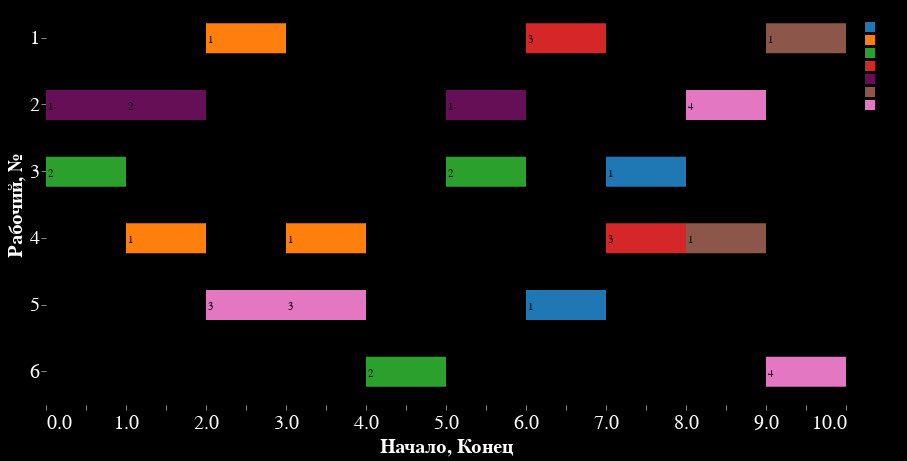

Source (notebook cell):
### Code cell
tasks = []
for i, time in enumerate(ans):
    for j, task in enumerate(time):
        if task != 'rest':
            tasks.append({
                'Рабочий, №': j + 1,
                'Начало': i,
                'Конец': i + 1,
                'Станок': task[0],
                'Операция': task[1]
            })

df_tasks = pd.DataFrame(tasks)

color_palette = ['#1f77b4', '#ff7f0e', '#2ca02c', '#d62728', '#660F58', '#8c564b', '#e377c2', '#bcbd22']

bars = alt.Chart(df_tasks).mark_bar(size=30).encode(
    x='Начало:Q',
    x2='Конец:Q',
    y=alt.Y('Рабочий, №:N', scale=alt.Scale(domain=list(range(1, 7)))),
    color=alt.Color('Станок:N', scale=alt.Scale(range=color_palette))
)

text = alt.Chart(df_tasks).mark_text(
    align='center',
    baseline='middle',
    dx=5,
    dy=2,
    color='black'
).encode(
    x='Начало:Q',
    y='Рабочий, №:N',
    text='Операция:N'
)

chart = (bars + text).properties(
    width=800,
    height=400,
    background='black'
).configure_view(
    fill="black",
    strokeOpacity=0
).configure_title(
    color='white',
    fontSize=20
).configure_axis(
    labelColor='white',
    titleColor='white',
    labelFontSize=20,
    titleFontSize=20,
    grid=False,
    domain=False
)

chart.save('dGant_mmm.html')

chart.interactive()

### Figure 1 — Vega-Lite specification as saved in the notebook (floating-point values rounded to 4 significant figures)
{"config": {"view": {"continuousWidth": 300, "continuousHeight": 300, "fill": "black", "strokeOpacity": 0}, "axis": {"domain": false, "grid": false, "labelColor": "white", "labelFontSize": 20, "titleColor": "white", "titleFontSize": 20}, "title": {"color": "white", "fontSize": 20}}, "layer": [{"mark": {"type": "bar", "size": 30}, "encoding": {"color": {"field": "Станок", "scale": {"range": ["#1f77b4", "#ff7f0e", "#2ca02c", "#d62728", "#660F58", "#8c564b", "#e377c2", "#bcbd22"]}, "type": "nominal"}, "x": {"field": "Начало", "type": "quantitative"}, "x2": {"field": "Конец"}, "y": {"field": "Рабочий, №", "scale": {"domain": [1, 2, 3, 4, 5, 6]}, "type": "nominal"}}, "name": "view_9"}, {"mark": {"type": "text", "align": "center", "baseline": "middle", "color": "black", "dx": 5, "dy": 2}, "encoding": {"text": {"field": "Операция", "type": "nominal"}, "x": {"field": "Начало", "type": "quantitative"}, "y": {"field": "Рабочий, №", "type": "nominal"}}}], "background": "black", "data": {"name": "data-2ddd764ec59589cc2a96f7e1b93ca100"}, "height": 400, "params": [{"name": "param_22", "select": {"type": "interval", "encodings": ["x", "y"]}, "bind": "scales", "views": ["view_9"]}], "width": 800, "$schema": "https://vega.github.io/schema/vega-lite/v5.16.3.json", "datasets": {"data-2ddd764ec59589cc2a96f7e1b93ca100": [{"Рабочий, №": 2, "Начало": 0, "Конец": 1, "Станок": 5, "Операция": 1}, {"Рабочий, №": 3, "Начало": 0, "Конец": 1, "Станок": 3, "Операция": 2}, {"Рабочий, №": 2, "Начало": 1, "Конец": 2, "Станок": 5, "Операция": 2}, {"Рабочий, №": 4, "Начало": 1, "Конец": 2, "Станок": 2, "Операция": 1}, {"Рабочий, №": 1, "Начало": 2, "Конец": 3, "Станок": 2, "Операция": 1}, {"Рабочий, №": 5, "Начало": 2, "Конец": 3, "Станок": 8, "Операция": 3}, {"Рабочий, №": 4, "Начало": 3, "Конец": 4, "Станок": 2, "Операция": 1}, {"Рабочий, №": 5, "Начало": 3, "Конец": 4, "Станок": 8, "Операция": 3}, {"Рабочий, №": 6, "Начало": 4, "Конец": 5, "Станок": 3, "Операция": 2}, {"Рабочий, №": 2, "Начало": 5, "Конец": 6, "Станок": 5, "Операция": 1}, {"Рабочий, №": 3, "Начало": 5, "Конец": 6, "Станок": 3, "Операция": 2}, {"Рабочий, №": 1, "Начало": 6, "Конец": 7, "Станок": 4, "Операция": 3}, {"Рабочий, №": 5, "Начало": 6, "Конец": 7, "Станок": 1, "Операция": 1}, {"Рабочий, №": 3, "Начало": 7, "Конец": 8, "Станок": 1, "Операция": 1}, {"Рабочий, №": 4, "Начало": 7, "Конец": 8, "Станок": 4, "Операция": 3}, {"Рабочий, №": 2, "Начало": 8, "Конец": 9, "Станок": 8, "Операция": 4}, {"Рабочий, №": 4, "Начало": 8, "Конец": 9, "Станок": 6, "Операция": 1}, {"Рабочий, №": 1, "Начало": 9, "Конец": 10, "Станок": 6, "Операция": 1}, {"Рабочий, №": 6, "Начало": 9, "Конец": 10, "Станок": 8, "Операция": 4}]}}
